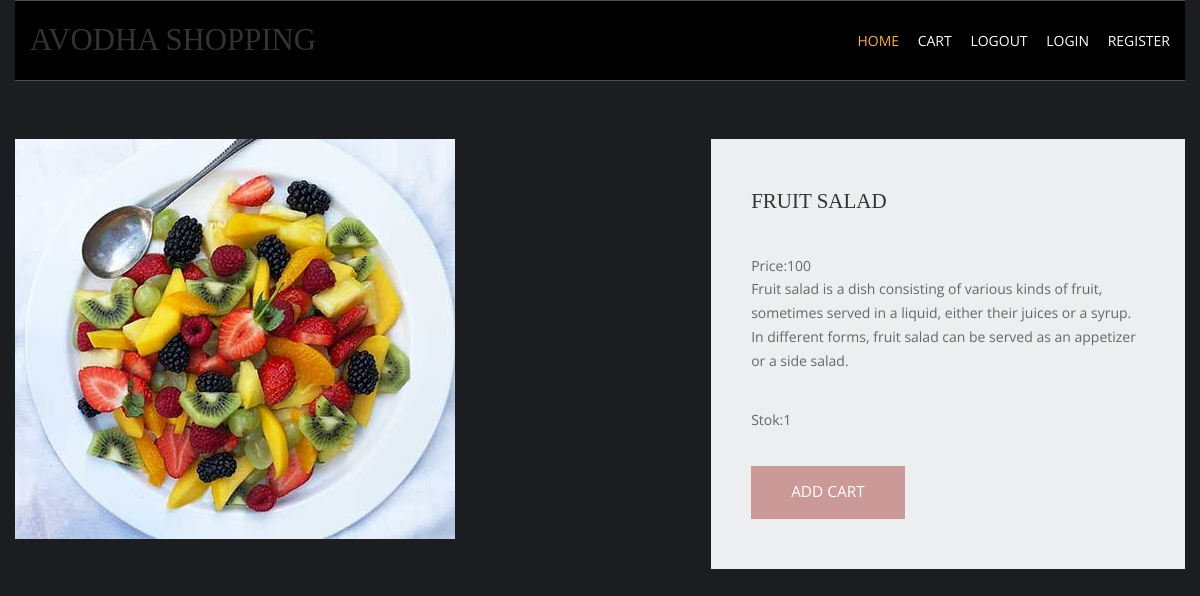
/fruits-recipes/fruit-salad, run on the app's committed database.
### shop/models.py (models this page shows, shortened)
class products(models.Model):
    name=models.CharField(max_length=150,unique=True)
    slug=models.SlugField(max_length=150,unique=True)
    img=models.ImageField(upload_to='product')
    desc=models.TextField()
    stock=models.IntegerField()
    available=models.BooleanField()
    price=models.IntegerField()
    category=models.ForeignKey(categ,on_delete=models.CASCADE)

### shop/views.py (the view)
# urls.py: path('<slug:c_slug>/<slug:product_slug>',views.prodDetails,name='details'),
def prodDetails(request,c_slug,product_slug):
    try:
        prod=products.objects.get(category__slug=c_slug,slug=product_slug)
    except Exception as e:
        raise e
    return render(request,'item.html',{'pr':prod})

### templates/item.html (shortened to what this page needs)
{% extends 'base.html' %}
{% load static %}
{% block content %}
<html lang="en">
<head>
    <link href="{% static 'pr/fontawesome/css/all.min.css'%}" rel="stylesheet" />
    <link href="{% static 'pr/css/templatemo-comparto.css'%}" rel="stylesheet" />
</head>
<body>
   <br><br>
        <section class="tm-mb-1" id="about">
            <div class="tm-row tm-about-row">
                <div class="tm-section-1-l">
                    <img src="{{pr.img.url}}" alt="About image" class="tm-img-responsive">
                </div>
                <article class="tm-section-1-r tm-bg-color-8">
                    <h2 class="tm-mb-2 tm-title-color">{{pr.name}}</h2>
                    <p> Price:{{pr.price}}<br>{{pr.desc}}</p>
                    <p>Stok:{{pr.stock}}</p>
                    {% if pr.stock <= 0 %}
                    <h1 style="color:red">Sorry.No Stock Left</h1>
                    {% else %}
                    <a href="{% url 'addcart' pr.id %}" class="tm-btn tm-btn-1 tm-link-to-services">ADD CART</a>
                    {% endif %}
                </article>
            </div>
        </section>
    </body>
    </html>
{% endblock %}

### static/hm/layout/styles/layout.css (style rules this page uses)
*, *::before, *::after { transition:all .3s ease-in-out; }
body { color:#A5A6AA; background-color:#1C1D21; }
a { color:#FBAB45; }

### static/pr/css/templatemo-comparto.css (style rules this page uses)
*, *::before, *::after { box-sizing: border-box; outline: none; }
ul, h1, h2, h3, h4, p, figure { padding: 0; margin: 0; }
body { font-family: 'Open Sans', Arial, sans-serif; font-size: 18px; overflow-x: hidden; padding-left: 15px; padding-right: 15px; margin: 0; }
h2 { font-size: 1.5rem; }
a { transition: all 0.3s ease; text-decoration: none; }
p { color: #666; line-height: 1.7; margin-bottom: 35px; }
h1, h2, h3, h4, h5, h6 { color: #333; }
.tm-mb-1 { margin-bottom: 20px; }
.tm-mb-2 { margin-bottom: 40px; }
.tm-bg-color-8 { background-color: #EDEEEF; }
.tm-img-responsive { max-width: 100%; height: auto; }
.tm-section-1-l { width: 57.85%; margin-right: 1.65%; }
.tm-section-1-r { padding: 50px 40px; width: 40.5%; }
.tm-row { display: flex; }
.tm-btn { display: inline-block; padding: 15px 40px; font-size: 1.1rem; border: none; background-color: #CC9999; color: white; }
a { color: #666; }

### static/hm/layout/styles/framework.css (style rules this page uses)
html { overflow-y:scroll; overflow-x:hidden; }
html, body { margin:0; padding:0; font-size:14px; line-height:1.6em; }
*, *::before, *::after { box-sizing:border-box; }
a { outline:none; text-decoration:none; }
img { width:auto; max-width:100%; height:auto; margin:0; padding:0; border:none; line-height:normal; vertical-align:middle; }
body, input, textarea, select { font-family:Verdana, Geneva, sans-serif; }
h1, h2, h3, h4, h5, h6, .heading { font-family:Georgia, "Times New Roman", Times, serif; }
::placeholder { opacity:1; }
h1, h2, h3, h4, h5, h6, .heading { margin:0 0 20px 0; font-size:1.4rem; line-height:normal; font-weight:normal; text-transform:uppercase; }
address, article, aside, figcaption, figure, footer, header, main, nav, section { display:block; margin:0; padding:0; }

### data on the page
products: img (picture), name "FRUIT SALAD", price "100", desc "Fruit salad is a dish consisting of various kinds of fruit, sometimes served in a liquid, either their juices or a syrup. In different forms, fruit salad can be served as an appetizer or a side salad.", stock "1"
